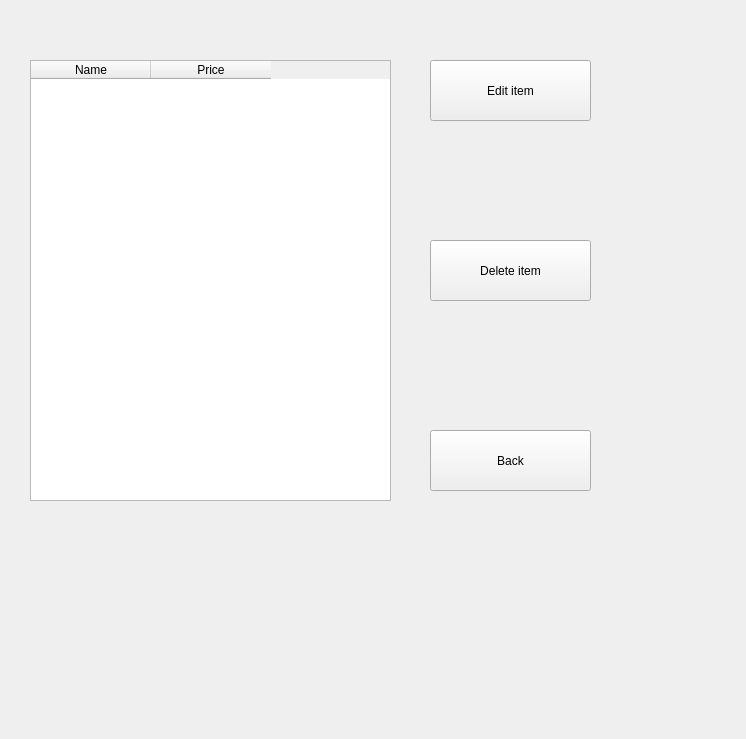
<?xml version="1.0" encoding="UTF-8"?>
<ui version="4.0">
 <class>Form</class>
 <widget class="QWidget" name="Form">
  <property name="geometry">
   <rect>
    <x>0</x>
    <y>0</y>
    <width>746</width>
    <height>739</height>
   </rect>
  </property>
  <property name="windowTitle">
   <string>Form</string>
  </property>
  <widget class="QTableWidget" name="tableWidget">
   <property name="geometry">
    <rect>
     <x>30</x>
     <y>60</y>
     <width>361</width>
     <height>441</height>
    </rect>
   </property>
   <property name="editTriggers">
    <set>QAbstractItemView::NoEditTriggers</set>
   </property>
   <property name="dragDropOverwriteMode">
    <bool>true</bool>
   </property>
   <property name="alternatingRowColors">
    <bool>true</bool>
   </property>
   <property name="selectionBehavior">
    <enum>QAbstractItemView::SelectRows</enum>
   </property>
   <attribute name="horizontalHeaderDefaultSectionSize">
    <number>120</number>
   </attribute>
   <column>
    <property name="text">
     <string>Name</string>
    </property>
   </column>
   <column>
    <property name="text">
     <string>Price</string>
    </property>
   </column>
  </widget>
  <widget class="QPushButton" name="pushButton_edit">
   <property name="geometry">
    <rect>
     <x>430</x>
     <y>60</y>
     <width>161</width>
     <height>61</height>
    </rect>
   </property>
   <property name="text">
    <string>Edit item</string>
   </property>
  </widget>
  <widget class="QPushButton" name="pushButton_delete">
   <property name="geometry">
    <rect>
     <x>430</x>
     <y>240</y>
     <width>161</width>
     <height>61</height>
    </rect>
   </property>
   <property name="text">
    <string>Delete item</string>
   </property>
  </widget>
  <widget class="QPushButton" name="pushButton_back">
   <property name="geometry">
    <rect>
     <x>430</x>
     <y>430</y>
     <width>161</width>
     <height>61</height>
    </rect>
   </property>
   <property name="text">
    <string>Back</string>
   </property>
  </widget>
 </widget>
 <resources/>
 <connections/>
</ui>
